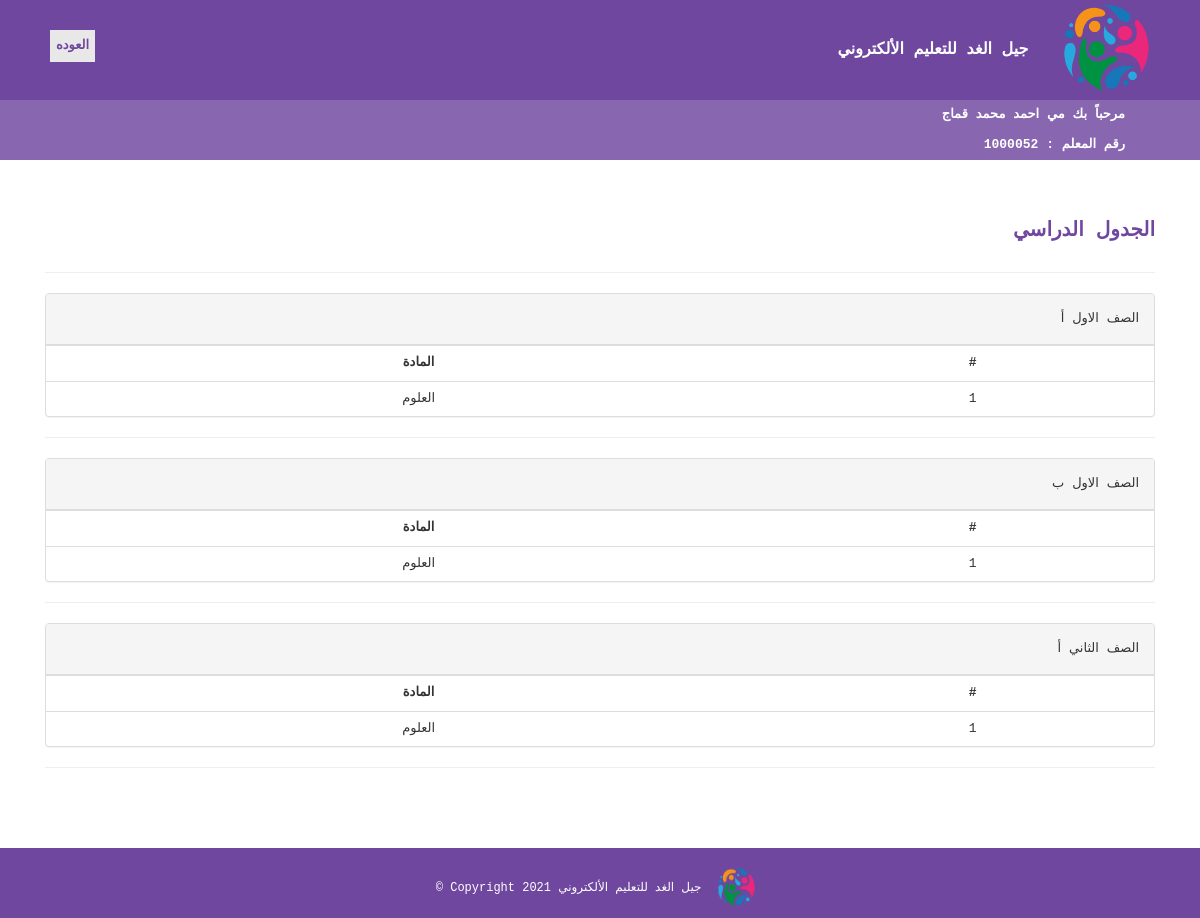
Page /teacher/schedule.php (signed in) on the committed database.
### tables this page shows
CREATE TABLE `teacher` (
  `id` int(50) NOT NULL,
  `password` varchar(50) NOT NULL,
  `first_name` varchar(50) NOT NULL,
  `second_name` varchar(50) NOT NULL,
  `third_name` varchar(50) NOT NULL,
  `last_name` varchar(50) NOT NULL,
  `identity_number` varchar(50) NOT NULL,
  `gender` varchar(50) NOT NULL,
  `phone` varchar(50) NOT NULL,
  `Email` varchar(50) NOT NULL,
  `address` varchar(50) NOT NULL,
  `nationality` varchar(50) NOT NULL,
  `specialization` varchar(50) NOT NULL,
  `appointment_year` date NOT NULL,
  `date_of_birth` date NOT NULL,
  `creationDate` timestamp NULL DEFAULT current_timestamp(),
  `updationDate` varchar(255) DEFAULT NULL
);

CREATE TABLE `course` (
  `id` int(11) NOT NULL,
  `className` varchar(50) DEFAULT NULL,
  `numOfSection` varchar(10) DEFAULT NULL,
  `creationDate` timestamp NULL DEFAULT current_timestamp(),
  `updationDate` varchar(255) DEFAULT NULL
);

CREATE TABLE `addtable` (
  `id` int(11) NOT NULL,
  `teacher` varchar(75) NOT NULL,
  `class` varchar(75) NOT NULL,
  `subject` varchar(75) NOT NULL
);

CREATE TABLE `subject` (
  `id` int(11) NOT NULL,
  `subjectName` varchar(75) DEFAULT NULL,
  `cretionData` timestamp NULL DEFAULT current_timestamp(),
  `updationData` varchar(255) DEFAULT NULL
);

### teacher/schedule.php (the view, shortened to what this page needs)
<?php
include('includes/config.php');
?>
<!DOCTYPE html>
<html lang="en">
<head>
  <link rel="stylesheet" href="https://use.fontawesome.com/releases/v5.11.2/css/all.css">
  <link href="css/bootstrap.min.css" rel="stylesheet">
  <link href="css/mdb.min.css" rel="stylesheet">
      <link href="assets/css/bootstrap.css" rel="stylesheet" />
    <link href="assets/css/font-awesome.css" rel="stylesheet" />
    <link href="assets/css/style.css" rel="stylesheet" />
</head>
<body  style="font-family:Courier New;  margin:0; ">
     <?php include('includes/header.php');?>
<a href="home.php"> <b> <button  style="position: absolute;
  left: 50px; top:30px; color:#6F479F; border: none; background-color:#e8e8e8;">العوده</button></b></a>
 <main>
    <div class="content-wrapper">
        <div class="container">
              <div class="row">
                  <div class="col-md-12">
                         <h1  style="color:#6F479F; background-color:#fff; font-size:20px; font-weight: bold;">الجدول الدراسي</h1>
                         <hr class="my-5" >
                    </div>
                </div>
                      <?php
             $saa=mysqli_query($con,"select DISTINCT class from `addtable` where teacher='".$_SESSION['login']."' ");
                            while($da= mysqli_fetch_array($saa))
{
                       ?>   <div class="panel panel-default">
                        <div class="panel-heading">
                            <?php   $class1=$da['class'];
                           $cl= mysqli_query($con,"select * from course where id = '$class1'");
                            $clas= mysqli_fetch_array($cl);
                                echo ($clas[1]." ".$clas[2]);?>
                        </div>
                            <div class="table-responsive table-bordered">
                                <table class="table">
                                  <thead>
                                    <tbody>
                                        <tr>
                                             <th style="text-align:center">#</th>
                                            <th style="text-align:center">المادة</th>
                                     <?php     $cnt=1;
                                         $sql=mysqli_query($con,"SELECT * FROM `addtable` where teacher='".$_SESSION['login']."'AND class='$class1'");
                                       while(  $row=mysqli_fetch_array($sql))
                                       {
      $subject=$row['subject'];
      $sec=mysqli_query($con,"select subjectName from subject where id = '$subject'");
  $subject= mysqli_fetch_array($sec);
                                        ?>
                                        <tr>
                                            <td style="text-align:center"><?php echo $cnt;?></td>
                                            <td style="text-align:center"><?php echo htmlentities($subject['subjectName']);?></td>
                            </tbody>     <?php $cnt++;} ?>
    </table>
     </div>
      </div>
           <hr>
        <?php        }              ?>
                                      </div></div>
    </main>
  <?php include('includes/footer.php');?>
</body>
</html>

### teacher/includes/header.php (shortened to what this page needs)
  <div style=" background-color:#6F479F ; color:#fff; font-size:16px ;font-weight: bold;">
                      <img src="jel.png" alt="logo"style="max-height: 100px; padding:5px; padding-right:30px;"/>
  جيل الغد للتعليم الألكتروني
      <div  style="color:#fff; font-size:13px ; padding-right:75px;  background-color:#8967B0 " >
            <?php
        $sql=mysqli_query($con,"SELECT * FROM `teacher` where id='".$_SESSION['login']."' ");
    $row=mysqli_fetch_array($sql);
echo "مرحباً بك ",$row['first_name'],' ',$row['second_name'],' ',$row['third_name'],' ',$row['last_name'];
        echo "<br>","رقم المعلم : ",$row['id'];
              ?>
          </div>
</div>

### teacher/assets/css/style.css (style rules this page uses)
.content-wrapper { margin-top: 40px; min-height: 600px; padding-bottom: 60px; }

### rows in the picture
teacher: first_name "مي", second_name "احمد", third_name "محمد", last_name "قماج", id "1000052"
course: className "الصف الاول", numOfSection "أ"
addtable: subject.subjectName "العلوم"
course: className "الصف الاول", numOfSection "ب"
addtable: subject.subjectName "العلوم"
course: className "الصف الثاني", numOfSection "أ"
addtable: subject.subjectName "العلوم"
